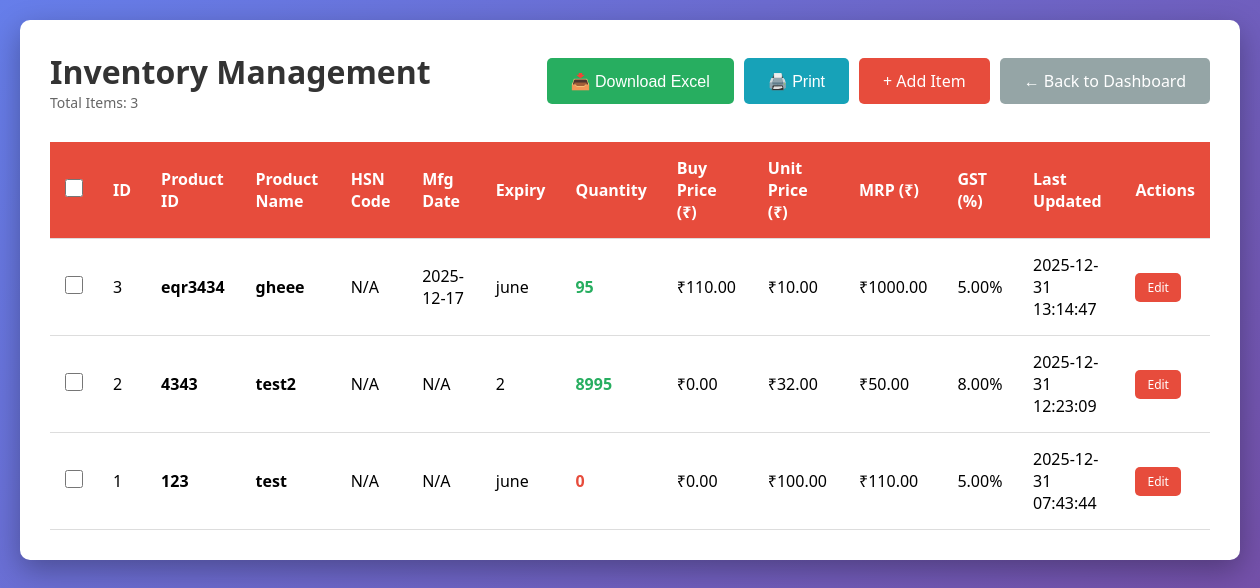
The app's page /inventory/, older data.
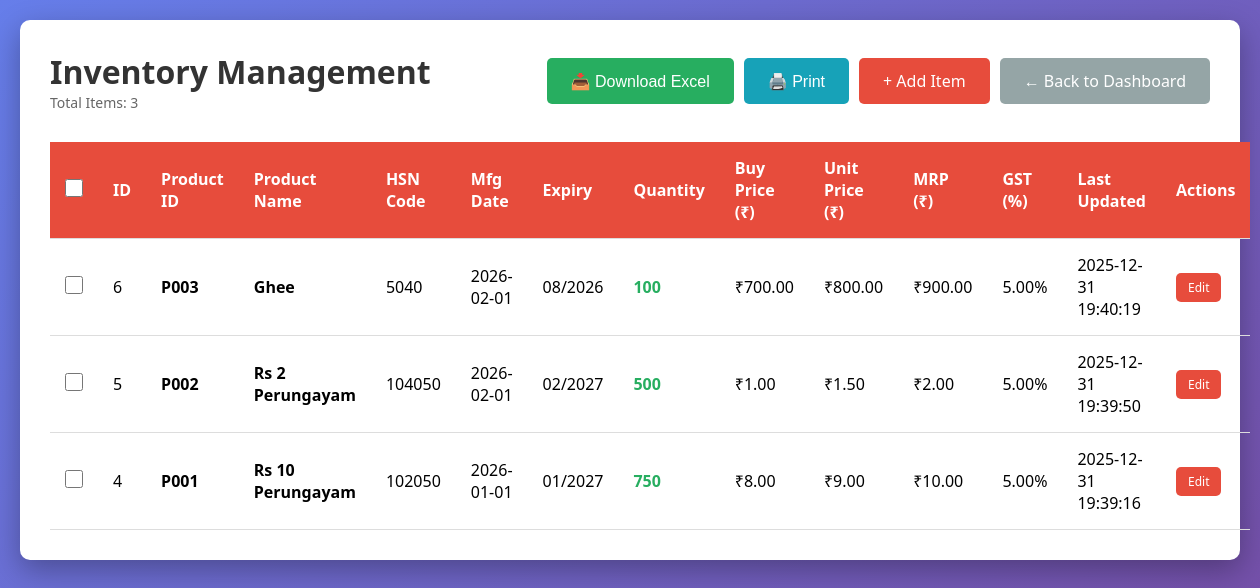
The same page, newer data.
### tables this page shows
CREATE TABLE inventory (
        id INTEGER PRIMARY KEY AUTOINCREMENT,
        product_id TEXT UNIQUE NOT NULL,
        product_name TEXT NOT NULL,
        hsn_code TEXT,
        manufacture_date DATE,
        expiry_month TEXT NOT NULL,
        quantity INTEGER NOT NULL DEFAULT 0,
        unit_price REAL NOT NULL DEFAULT 0.0,
        mrp REAL NOT NULL DEFAULT 0.0,
        gst_percentage REAL NOT NULL DEFAULT 0.0,
        created_at TIMESTAMP DEFAULT CURRENT_TIMESTAMP,
        updated_at TIMESTAMP DEFAULT CURRENT_TIMESTAMP
    , buy_price REAL NOT NULL DEFAULT 0.0);

### routes/inventory.py (the view)
@inventory_bp.route('/')
def index():
    conn = get_db_connection()
    items = conn.execute('SELECT * FROM inventory ORDER BY created_at DESC').fetchall()
    conn.close()
    return render_template('inventory/index.html', items=items)

### database.py (called while the page is built)
def get_db_connection():
    conn = sqlite3.connect(DATABASE)
    conn.row_factory = sqlite3.Row
    return conn

### templates/inventory/index.html (shortened to what the changed rows need)
<!DOCTYPE html>
<html lang="en">
<head>
</head>
<body>
    <div class="container">
        <div class="header">
            <div>
                <h1>Inventory Management</h1>
            </div>
        </div>
        {% if items %}
            <form id="deleteForm" method="POST" action="{{ url_for('inventory.delete_multiple') }}">
                <table>
                    <thead>
                        <tr>
                            <th class="checkbox-cell no-print">
                                <input type="checkbox" id="selectAll" onchange="toggleSelectAll(this)">
                            </th>
                            <th>ID</th>
                            <th>Product ID</th>
                            <th>Product Name</th>
                            <th>HSN Code</th>
                            <th>Mfg Date</th>
                            <th>Expiry</th>
                            <th>Quantity</th>
                            <th>Buy Price (₹)</th>
                            <th>Unit Price (₹)</th>
                            <th>MRP (₹)</th>
                            <th>GST (%)</th>
                            <th>Last Updated</th>
                            <th class="no-print">Actions</th>
                        </tr>
                    </thead>
                    <tbody>
                        {% for item in items %}
                        <tr>
                            <td class="checkbox-cell no-print">
                                <input type="checkbox" name="item_ids[]" value="{{ item['id'] }}" class="item-checkbox" onchange="updateSelection()">
                            </td>
                            <td>{{ item['id'] }}</td>
                            <td><strong>{{ item['product_id'] }}</strong></td>
                            <td><strong>{{ item['product_name'] }}</strong></td>
                            <td>{{ item['hsn_code'] or 'N/A' }}</td>
                            <td>{{ item['manufacture_date'] or 'N/A' }}</td>
                            <td>
                                {% if item['expiry_month'] %}
                                    {% set parts = item['expiry_month'].split('-') %}
                                    {% if parts|length == 2 %}
                                        {{ parts[1] }}/{{ parts[0] }}
                                    {% else %}
                                        {{ item['expiry_month'] }}
                                    {% endif %}
                                {% else %}
                                    N/A
                                {% endif %}
                            </td>
                            <td>
                                <span class="{% if item['quantity'] < 10 %}low-stock{% else %}in-stock{% endif %}">
                                    {{ item['quantity'] }}
                                </span>
                            </td>
                            <td>₹{{ "%.2f"|format(item['buy_price']) }}</td>
                            <td>₹{{ "%.2f"|format(item['unit_price']) }}</td>
                            <td>₹{{ "%.2f"|format(item['mrp']) }}</td>
                            <td>{{ "%.2f"|format(item['gst_percentage']) }}%</td>
                            <td>{{ item['updated_at'] }}</td>
                            <td class="no-print">
                                <a href="{{ url_for('inventory.update', id=item['id']) }}"
                                   class="btn btn-primary" style="padding: 6px 12px; font-size: 12px;">Edit</a>
                            </td>
                        </tr>
                        {% endfor %}
                    </tbody>
                </table>
            </form>
        {% else %}
            <div class="no-data">
                <p>No inventory items found. Click "Add Item" to get started!</p>
            </div>
        {% endif %}
    </div>
</body>
</html>

Row changes from the older to the newer data that the page shows:
removed inventory: id "3", product_id "eqr3434", product_name "gheee", hsn_code "N/A", manufacture_date "2025-12-17", expiry_month "june", quantity "95", buy_price "110.00", unit_price "10.00", mrp "1000.00", gst_percentage "5.00", updated_at "2025-12-31 13:14:47"
removed inventory: id "2", product_id "4343", product_name "test2", hsn_code "N/A", manufacture_date "N/A", expiry_month "2", quantity "8995", buy_price "0.00", unit_price "32.00", mrp "50.00", gst_percentage "8.00", updated_at "2025-12-31 12:23:09"
removed inventory: id "1", product_id "123", product_name "test", hsn_code "N/A", manufacture_date "N/A", expiry_month "june", quantity "0", buy_price "0.00", unit_price "100.00", mrp "110.00", gst_percentage "5.00", updated_at "2025-12-31 07:43:44"
added inventory: id "6", product_id "P003", product_name "Ghee", hsn_code "5040", manufacture_date "2026-02-01", parts "08", parts "2026", quantity "100", buy_price "700.00", unit_price "800.00", mrp "900.00", gst_percentage "5.00", updated_at "2025-12-31 19:40:19"
added inventory: id "5", product_id "P002", product_name "Rs 2 Perungayam", hsn_code "104050", manufacture_date "2026-02-01", parts "02", parts "2027", quantity "500", buy_price "1.00", unit_price "1.50", mrp "2.00", gst_percentage "5.00", updated_at "2025-12-31 19:39:50"
added inventory: id "4", product_id "P001", product_name "Rs 10 Perungayam", hsn_code "102050", manufacture_date "2026-01-01", parts "01", parts "2027", quantity "750", buy_price "8.00", unit_price "9.00", mrp "10.00", gst_percentage "5.00", updated_at "2025-12-31 19:39:16"
